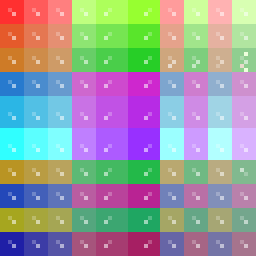
#> input picture resources/goal.png, 64 x 64 px (shown 4 times larger)
$ python 'Image maker fix.py'
#> lines starting #> are read from the running program, lines starting #| are printed output that depends on the picture
from PIL import Image, ImageDraw, ImageFont
import os

def compare_images(img1, img2):
    return img1.tobytes() == img2.tobytes()

def create_image_atlas_with_metadata(image_path, palette_folder, palette_txt, atlas_path, output_txt, cell_size=16):
    # Открываем изображение
#> called with image_path = 'goal.png', palette_folder = 'palette', palette_txt = 'palette.txt', atlas_path = 'image_atlas.png', output_txt = 'output.txt', cell_size = 16
    image = Image.open(image_path).convert("RGBA")
#> image is the input picture: PIL image 64x64 RGBA; mean R, G, B, A 152.1, 152.6, 157.5, 249.9
    width, height = image.size
#> width = 64; height = 64

    # Загружаем или создаем файл palette.txt
    try:
        with open(palette_txt, 'r') as file:
#> (reads resources/palette.txt from the repository)
            palette = [line.strip() for line in file.readlines()]
    except FileNotFoundError:
        palette = []

    # Создаем пустое изображение для атласа
    atlas = Image.new("RGBA", (width * cell_size, height * cell_size), (255, 255, 255, 0))

    # Словарь для уникальных цветов
    unique_colors = {}
    output_lines = []

    # Проходим по каждому пикселю изображения
    for y in range(height):
        for x in range(width):
            # Получаем цвет пикселя
            pixel_color = image.getpixel((x, y))
#> pixel_color = (255, 48, 48, 255)

            # Если цвет уже известен, берем его индекс
            if pixel_color not in unique_colors:
                # Новый цвет, добавляем в уникальные цвета
                color_index = len(unique_colors)
                unique_colors[pixel_color] = color_index

                # Генерируем файл палитры, если его еще нет
                color_file = os.path.join(palette_folder, f"{color_index}.png")
                if not os.path.exists(color_file):
                    placeholder_image = Image.new("RGBA", (cell_size, cell_size), pixel_color)
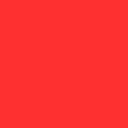
#> placeholder_image: PIL image 16x16 RGBA (shown 8 times larger); mean R, G, B, A 255, 48, 48, 255
                    placeholder_image.save(color_file)

                # Добавляем в палитру
                if len(palette) <= color_index:
                    palette.append(str(color_index))

            # Добавляем текстовое описание в output.txt
            index = unique_colors[pixel_color]
#> index = 0
            output_lines.append(palette[index])

            # Координаты для вставки картинки
            x_start = x * cell_size
#> x_start = 0
            y_start = y * cell_size
#> y_start = 0

            # Вставляем изображение из палитры
            tile_image = Image.open(os.path.join(palette_folder, f"{unique_colors[pixel_color]}.png"))
            atlas.paste(tile_image, (x_start, y_start))
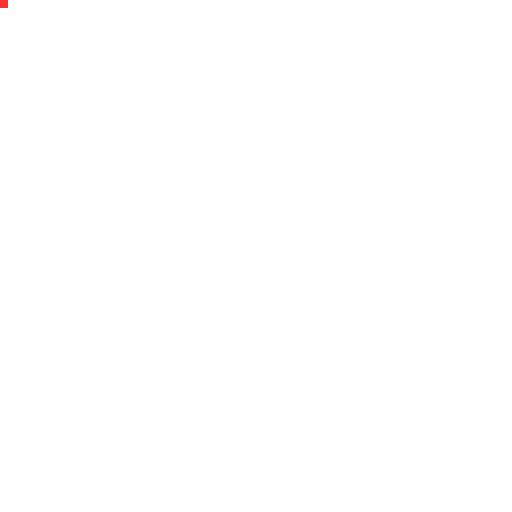
#> atlas: PIL image 1024x1024 RGBA (shown at 1/2 size); mean R, G, B, A 255, 254.9, 254.9, 0.1; transparent parts drawn white

    # Сохраняем атлас
    atlas.save(atlas_path)
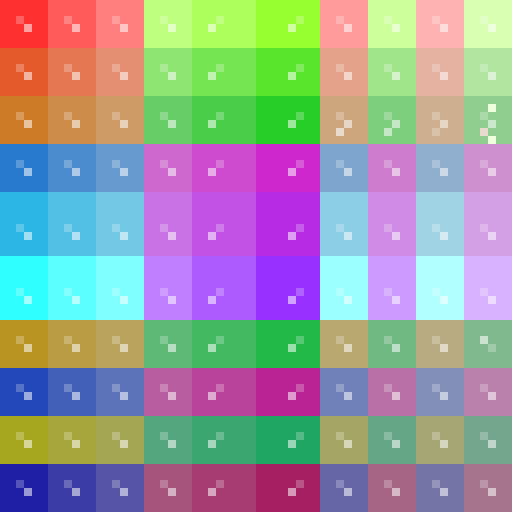
#> saved as image_atlas.png: PIL image 1024x1024 RGBA (shown at 1/2 size); mean R, G, B, A 152.1, 152.6, 157.5, 249.9; transparent parts drawn white
    print(f"Атлас сохранен: {atlas_path}")

    # Сохраняем обновленный palette.txt
    with open(palette_txt, 'w') as file:
        file.write("\n".join(palette) + "\n")
    print(f"Обновленный файл palette.txt сохранен: {palette_txt}")

    # Сохраняем output.txt
    with open(output_txt, 'w') as file:
        file.write("\n".join(output_lines) + "\n")
    print(f"Файл output.txt сохранен: {output_txt}")


if __name__ == "__main__":
    # Пути
    image_path = "goal.png"            # Исходное изображение
    palette_folder = "palette"        # Папка с изображениями
    palette_txt = "palette.txt"       # Файл палитры
    atlas_path = "image_atlas.png"    # Итоговый атлас
    output_txt = "output.txt"         # Описание пикселей

# Создаем атлас с метаданными
create_image_atlas_with_metadata(image_path, palette_folder, palette_txt, atlas_path, output_txt)

# [48 lines left out: function create_full_map, not called in this run]

# Пример вызова функции
full_map_path = "full_map.png"          # Путь к исходному изображению
palette_path = "palette.png"            # Путь к изображению палитры
image_atlas_path = "image_atlas.png"    # Путь к изображению атласа
goal_path = "goal.png"                  # Путь к изображению goal
output_path = "final_full_map.png"              # Путь для сохранения результата

def create_palette_image(palette_txt, palette_folder, palette_image_path, cell_size=16, total_width=516, text_padding=10):
    """
    Создает изображение палитры, где цвета и текст идут вниз, по одной строке для каждого.
    Изображение будет иметь фиксированную ширину.

    :param palette_txt: Файл с текстовым описанием палитры.
    :param palette_folder: Папка с изображениями цветов.
    :param palette_image_path: Путь для сохранения изображения палитры.
    :param cell_size: Размер ячейки для цвета.
    :param total_width: Общая ширина итогового изображения.
    :param text_padding: Отступ между цветом и текстом.
    """
    # Загружаем или создаем файл palette.txt
    try:
        with open(palette_txt, 'r') as file:
            palette = [line.strip() for line in file.readlines()]
    except FileNotFoundError:
        palette = []

    # Список всех файлов в папке палитры
#> (the run stopped early here; a loop or call above may not have finished)
